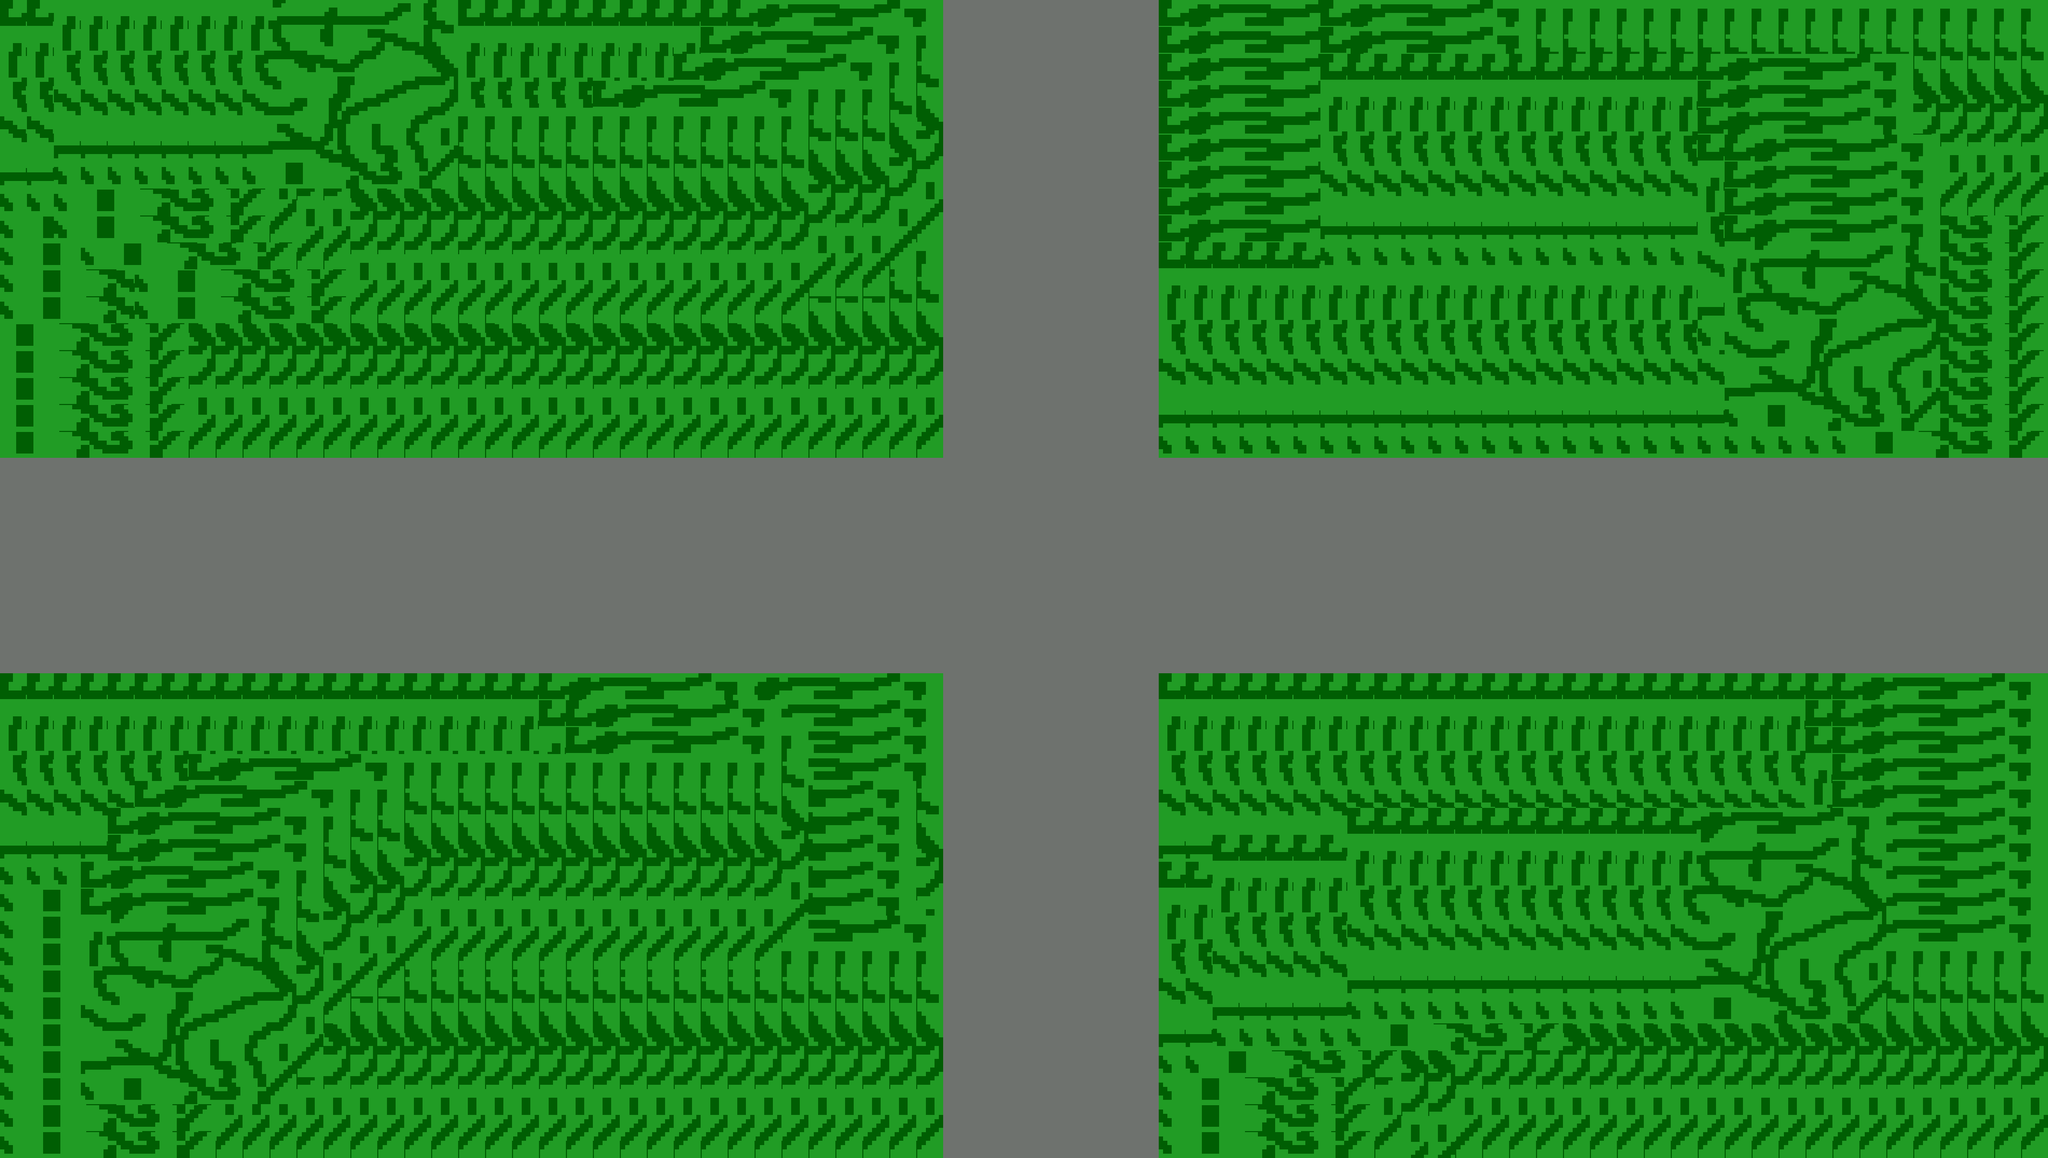

A level layout from a 2D game, rendered from its tile map. Below: a short description, then the map file with tile-grid data replaced by summaries:
An orthogonal 76x43 tile map with 50x50 px tiles, 2 tile layers (street, ground), 2 tilesets and 1 object (player).

<map version="1.10" tiledversion="1.10.1" orientation="orthogonal" renderorder="right-down" width="76" height="43" tilewidth="50" tileheight="50" infinite="0" nextlayerid="4" nextobjectid="2">
 <tileset firstgid="1" name="street" tilewidth="50" tileheight="50" tilecount="64" columns="8">
  <image source="../images/street.png" width="400" height="400" />
 </tileset>
 <tileset firstgid="65" name="ground" tilewidth="50" tileheight="50" tilecount="64" columns="8">
  <image source="../images/ground.png" width="400" height="400" />
 </tileset>
 <layer id="1" name="street" width="76" height="43">
  <data>[3268 cells, 888 non-empty, 64 distinct tile ids]</data>
 </layer>
 <layer id="2" name="ground" width="76" height="43">
  <properties>
   <property name="colision" type="bool" value="true" />
  </properties>
  <data>[3268 cells, 2380 non-empty, 64 distinct tile ids]</data>
 </layer>
 <objectgroup id="3" name="objects">
  <object id="1" name="player" x="1820.86" y="2069.55">
   <point />
  </object>
 </objectgroup>
</map>